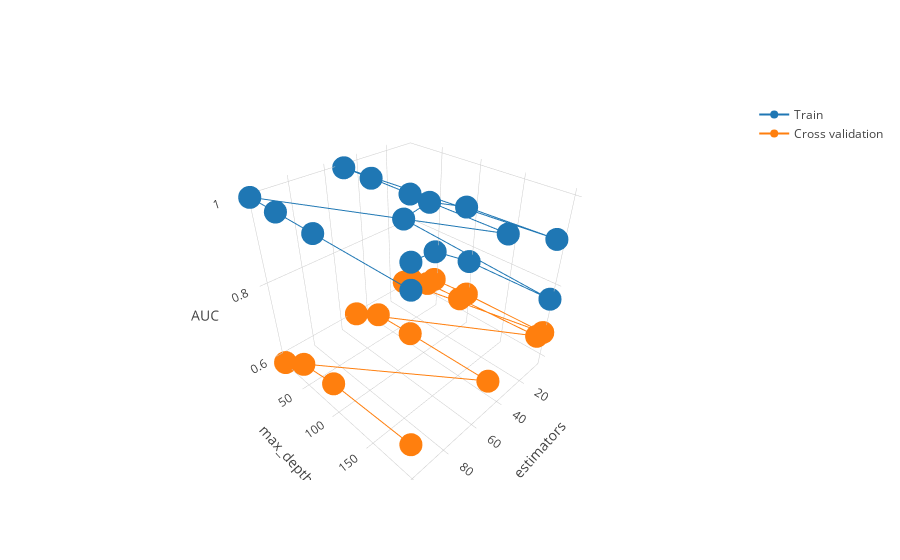

Notebook code cell kept with this figure:
### Markdown cell above
## Operations on Set 1

### Code cell
BestDE( xtr1, xcv1, ytrain, ycv )

### Figure 1 — Plotly figure (JSON) as saved in the notebook; plotly's stock layout.template omitted (floating-point values rounded to 4 significant figures)
{"data": [{"name": "Train", "type": "scatter3d", "uid": "ba18416e-d6ba-4e65-a78c-2ca61baf8db7", "x": [5, 5, 5, 5, 11, 11, 11, 11, 51, 51, 51, 51, 101, 101, 101, 101], "y": [10, 50, 100, 200, 10, 50, 100, 200, 10, 50, 100, 200, 10, 50, 100, 200], "z": [0.6764, 0.7465, 0.7651, 0.7672, 0.8175, 0.8921, 0.9162, 0.9221, 0.9985, 1.0, 1, 1, 0.9995, 1, 1, 1]}, {"name": "Cross validation", "type": "scatter3d", "uid": "29672ee1-bf7f-4b44-9e6a-d2af6e0549e0", "x": [5, 5, 5, 5, 11, 11, 11, 11, 51, 51, 51, 51, 101, 101, 101, 101], "y": [10, 50, 100, 200, 10, 50, 100, 200, 10, 50, 100, 200, 10, 50, 100, 200], "z": [0.6189, 0.6609, 0.6687, 0.6742, 0.6223, 0.6602, 0.6673, 0.6792, 0.6063, 0.6524, 0.6589, 0.6679, 0.5812, 0.6365, 0.6586, 0.6748]}], "layout": {"scene": {"xaxis": {"title": {"text": "n_estimators"}}, "yaxis": {"title": {"text": "max_depth"}}, "zaxis": {"title": {"text": "AUC"}}}}}
